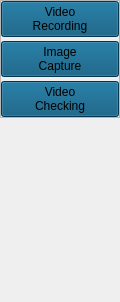
               <widget class="QWidget" name="page_2">
                <property name="geometry">
                 <rect>
                  <x>0</x>
                  <y>0</y>
                  <width>120</width>
                  <height>302</height>
                 </rect>
                </property>
                <attribute name="label">
                 <string>User Data</string>
                </attribute>
                <layout class="QVBoxLayout" name="verticalLayout_10">
                 <property name="spacing">
                  <number>0</number>
                 </property>
                 <property name="leftMargin">
                  <number>0</number>
                 </property>
                 <property name="topMargin">
                  <number>0</number>
                 </property>
                 <property name="rightMargin">
                  <number>0</number>
                 </property>
                 <property name="bottomMargin">
                  <number>0</number>
                 </property>
                 <item alignment="Qt::AlignTop">
                  <widget class="QFrame" name="frame_18">
                   <property name="frameShape">
                    <enum>QFrame::StyledPanel</enum>
                   </property>
                   <property name="frameShadow">
                    <enum>QFrame::Raised</enum>
                   </property>
                   <layout class="QVBoxLayout" name="verticalLayout_13">
                    <property name="spacing">
                     <number>4</number>
                    </property>
                    <property name="leftMargin">
                     <number>0</number>
                    </property>
                    <property name="topMargin">
                     <number>0</number>
                    </property>
                    <property name="rightMargin">
                     <number>0</number>
                    </property>
                    <property name="bottomMargin">
                     <number>0</number>
                    </property>
                    <item>
                     <widget class="QPushButton" name="vid_rec_btn">
                      <property name="styleSheet">
                       <string notr="true">background-color: rgb(0, 79, 118);</string>
                      </property>
                      <property name="text">
                       <string>Video
Recording</string>
                      </property>
                     </widget>
                    </item>
                    <item>
                     <widget class="QPushButton" name="img_rec_btn">
                      <property name="styleSheet">
                       <string notr="true">background-color: rgb(0, 79, 118);</string>
                      </property>
                      <property name="text">
                       <string>Image
Capture</string>
                      </property>
                     </widget>
                    </item>
                    <item>
                     <widget class="QPushButton" name="test_rec_btn">
                      <property name="styleSheet">
                       <string notr="true">background-color: rgb(0, 79, 118);</string>
                      </property>
                      <property name="text">
                       <string>Video
Checking</string>
                      </property>
                     </widget>
                    </item>
                   </layout>
                  </widget>
                 </item>
                </layout>
               </widget>
